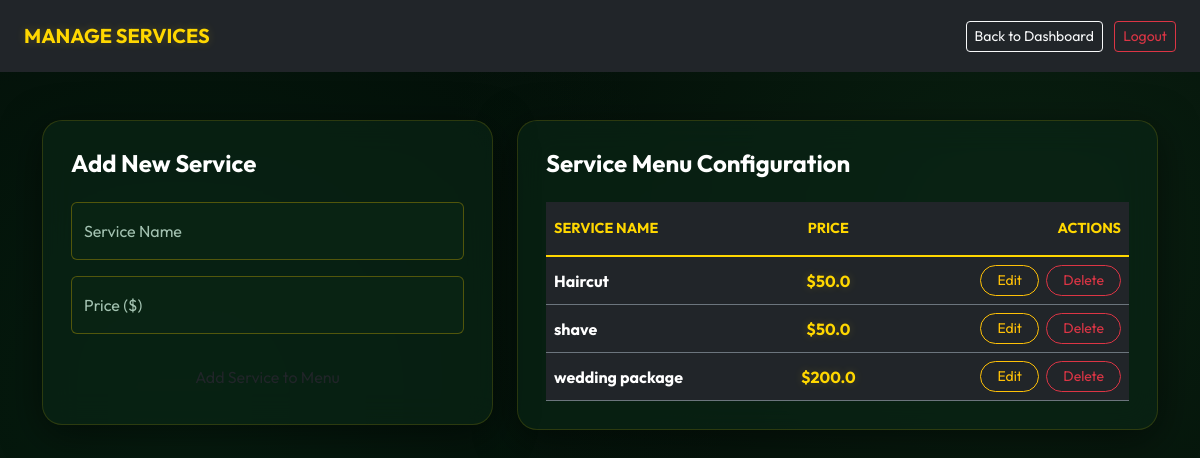
Page /manage_services (signed in) on the committed database.
### app.py (models this page shows)
class Service(db.Model):
    id = db.Column(db.Integer, primary_key=True)
    name = db.Column(db.String(100), nullable=False)
    price = db.Column(db.Float, nullable=False)
    is_active = db.Column(db.Boolean, default=True)

### app.py (the view)
@app.route('/manage_services', methods=['GET', 'POST'])
@login_required
def manage_services():
    if current_user.role != 'owner': return "Access Denied"
    if request.method == 'POST':
        new_service = Service(name=request.form['name'], price=float(request.form['price']))
        db.session.add(new_service)
        db.session.commit()
        return redirect(url_for('manage_services'))
    services = Service.query.all()
    return render_template('manage_services.html', services=services)

### app.py (called while the page is built, shortened)
@login_manager.user_loader
def load_user(user_id):
    return User.query.get(int(user_id))

@app.context_processor
def inject_translations():
    lang = session.get('lang', 'en')
    translations = {}
    def t(key, default_english):
        return translations.get(key, default_english)
    return dict(t=t, current_lang=lang)

@app.context_processor
def inject_global_data():
    lang = session.get('lang', 'en')
    translations = {}
    def t(key, default_english):
        return translations.get(key, default_english)
    low_stock_count = 0
    if current_user.is_authenticated and current_user.role == 'owner':
        low_stock_count = Product.query.filter(Product.is_active == True, Product.stock <= Product.low_stock_threshold).count()
    return dict(t=t, current_lang=lang, low_stock_count=low_stock_count)

### templates/manage_services.html (shortened to what this page needs)
<!DOCTYPE html>
<html lang="en">
<head>
    <link href="https://cdn.jsdelivr.net/npm/bootstrap@5.3.0/dist/css/bootstrap.min.css" rel="stylesheet">
    <link rel="stylesheet" href="{{ url_for('static', filename='style.css') }}">
</head>
<body>
    <nav class="navbar navbar-dark bg-dark px-4 py-3 sticky-top mb-5 animate-fade">
        <span class="navbar-brand text-gold fw-bold">MANAGE SERVICES</span>
        <div>
            <a href="/owner" class="btn btn-outline-light btn-sm me-2">Back to Dashboard</a>
            <a href="/logout" class="btn btn-outline-danger btn-sm">Logout</a>
        </div>
    </nav>
    <div class="container">
        <div class="row g-4">
            <div class="col-md-5 animate-slide-left delay-1">
                <div class="luxury-card sticky-top" style="top: 100px;">
                    <h4 class="mb-4 text-white fw-bold">Add New Service</h4>
                    <form method="POST" action="/manage_services">
                        <div class="form-floating mb-3">
                            <input type="text" name="name" class="form-control" id="sName" placeholder="e.g. Hair Wash" required>
                            <label for="sName">Service Name</label>
                        </div>
                        <div class="form-floating mb-4">
                            <input type="number" name="price" step="0.01" class="form-control" id="sPrice" placeholder="0.00" required>
                            <label for="sPrice">Price ($)</label>
                        </div>
                        <button type="submit" class="btn btn-premium w-100">Add Service to Menu</button>
                    </form>
                </div>
            </div>
            <div class="col-md-7 animate-fade-up delay-2">
                <div class="luxury-card">
                    <h4 class="mb-4 text-white fw-bold">Service Menu Configuration</h4>
                    <div class="table-responsive">
                        <table class="table table-dark table-hover table-borderless mb-0">
                            <thead>
                                <tr class="text-secondary border-bottom border-secondary">
                                    <th class="py-3">SERVICE NAME</th>
                                    <th class="py-3 text-center">PRICE</th>
                                    <th class="text-end py-3">ACTIONS</th>
                                </tr>
                            </thead>
                            <tbody>
                                {% for s in services %}
                                <tr class="border-bottom border-secondary align-middle">
                                    <td class="fw-bold text-white">{{ s.name }}</td>
                                    <td class="text-center fw-bold text-gold">${{ s.price }}</td>
                                    <td class="text-end">
                                        <button class="btn btn-sm btn-outline-warning px-3 rounded-pill" data-bs-toggle="modal" data-bs-target="#editModal{{ s.id }}">Edit</button>
                                        <form action="/delete_service/{{ s.id }}" method="POST" class="d-inline" onsubmit="return confirm('Delete this service permanently?');">
                                            <button type="submit" class="btn btn-sm btn-outline-danger px-3 rounded-pill ms-1">Delete</button>
                                        </form>
                                    </td>
                                </tr>
                                {% endfor %}
                            </tbody>
                        </table>
                    </div>
                </div>
            </div>
        </div>
    </div>
</body>
</html>

### static/style.css (style rules this page uses)
:root { --bg-deep: #030e08; --card-bg: rgba(10, 38, 22, 0.65); --gold-bright: #FFD700; --gold-dark: #b8962d; --text-pure: #FFFFFF; --text-sage: #A3C2B1; --neon-glow: rgba(255, 215, 0, 0.3); --border-color: rgba(255, 215, 0, 0.15); }
body { background-color: var(--bg-deep); background-image: radial-gradient(circle at 15% 50%, rgba(10, 50, 25, 0.4), transparent 50%), radial-gradient(circle at 85% 30%, rgba(20, 60, 30, 0.4), transparent 50%); color: var(--text-pure); font-family: 'Outfit', sans-serif; min-height: 100vh; }
.luxury-card { background: var(--card-bg); backdrop-filter: blur(16px); -webkit-backdrop-filter: blur(16px); border: 1px solid var(--border-color); border-radius: 20px; padding: 28px; box-shadow: 0 10px 40px rgba(0, 0, 0, 0.5); transition: all 0.4s cubic-bezier(0.175, 0.885, 0.32, 1.275); }
.text-gold { color: var(--gold-bright) !important; text-shadow: 0 0 10px rgba(255, 215, 0, 0.2); }
.table { color: var(--text-pure); }
.table thead th { border-bottom: 2px solid var(--gold-bright); color: var(--gold-bright); font-size: 0.9rem; text-transform: uppercase; }
.table tbody tr { border-bottom: 1px dashed rgba(163, 194, 177, 0.2); transition: 0.2s; }
.form-floating > .form-control, .form-floating > .form-select { background-color: rgba(10, 38, 22, 0.8) !important; border: 1px solid rgba(255, 215, 0, 0.3) !important; color: #ffffff !important; }
.form-floating > label { color: var(--text-sage) !important; }
.form-floating > .form-control:focus ~ label, .form-floating > .form-control:not(:placeholder-shown) ~ label, .form-floating > .form-select ~ label { color: var(--gold-bright) !important; }
.form-floating > .form-control:focus ~ label::after, .form-floating > .form-control:not(:placeholder-shown) ~ label::after, .form-floating > .form-select ~ label::after { background-color: transparent !important; }

### rows in the picture
Service: name "Haircut", price "50.0"
Service: name "shave", price "50.0"
Service: name "wedding package", price "200.0"
